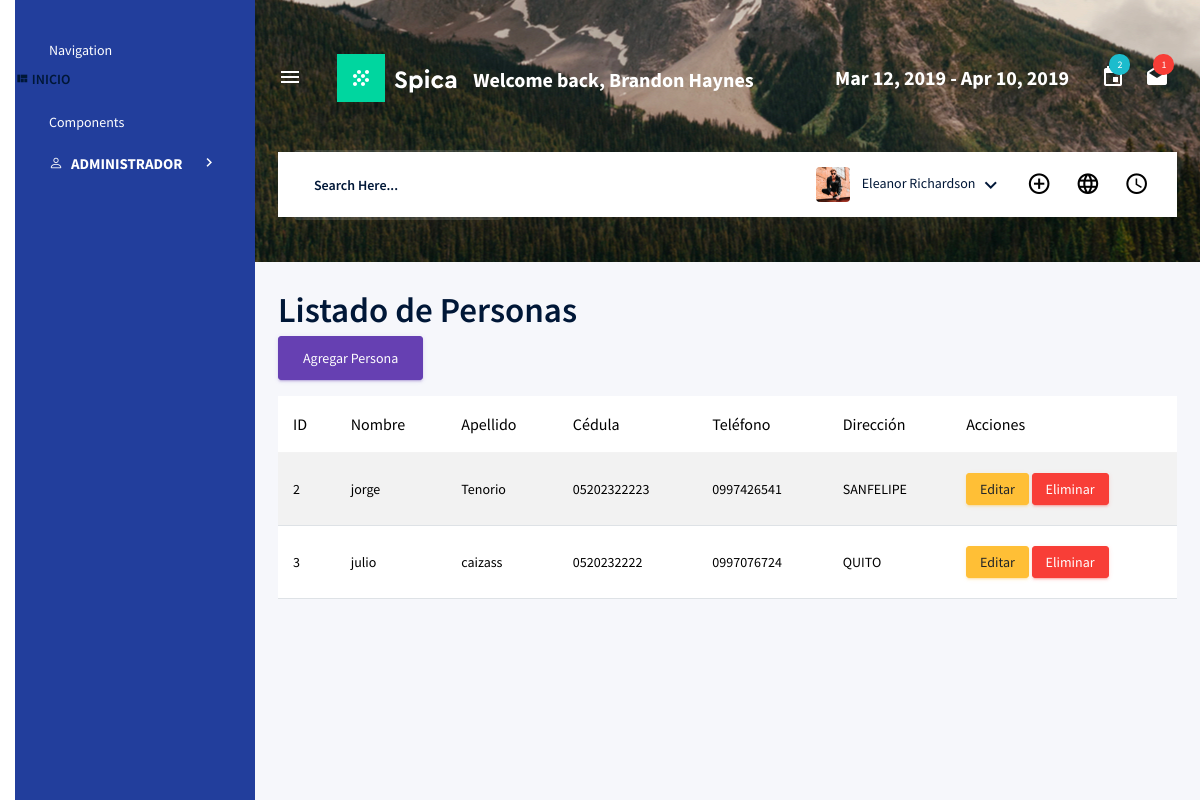
The page /personas/ on the database its author committed.
### Aplicaciones/mascota/models.py (models this page shows, shortened)
class Persona(models.Model):
    nombre = models.CharField(max_length=100)
    apellido = models.CharField(max_length=100)
    cedula = models.CharField(max_length=20, unique=True)
    telefono = models.CharField(max_length=20)
    direccion = models.CharField(max_length=200)

### Aplicaciones/mascota/views.py (the view)
# urls.py: path('personas/', views.listar_personas, name='listar_personas'),
def listar_personas(request):
    personas = Persona.objects.all()
    return render(request, 'mascotas/listar_personas.html', {'personas': personas})

### Aplicaciones/mascota/templates/mascotas/listar_personas.html (shortened to what this page needs)
{% extends './index.html' %}
{% block body %}
<h1>Listado de Personas</h1>
<a href="{% url 'crear_persona' %}" class="btn btn-primary mb-3">Agregar Persona</a>
<table class="table table-striped">
    <thead>
        <tr>
            <th>ID</th><th>Nombre</th><th>Apellido</th><th>Cédula</th><th>Teléfono</th><th>Dirección</th><th>Acciones</th>
        </tr>
    </thead>
    <tbody>
        {% for persona in personas %}
        <tr>
            <td>{{ persona.id }}</td>
            <td>{{ persona.nombre }}</td>
            <td>{{ persona.apellido }}</td>
            <td>{{ persona.cedula }}</td>
            <td>{{ persona.telefono }}</td>
            <td>{{ persona.direccion }}</td>
            <td>
                <a href="{% url 'editar_persona' persona.id %}" class="btn btn-warning btn-sm">Editar</a>
                <a href="{% url 'eliminar_persona' persona.id %}" class="btn btn-danger btn-sm" onclick="return confirm('¿Eliminar esta persona?');">Eliminar</a>
            </td>
        </tr>
        {% empty %}
        <tr><td colspan="7">No hay personas registradas.</td></tr>
        {% endfor %}
    </tbody>
</table>
{% endblock %}

### Aplicaciones/mascota/templates/mascotas/index.html (shortened to what this page needs)
{% load static %}
<!DOCTYPE html>
<html lang="en">
<head>
    <link rel="stylesheet" href="https://cdn.jsdelivr.net/npm/bootstrap-icons@1.10.5/font/bootstrap-icons.css">
    <link rel="stylesheet" href="https://cdnjs.cloudflare.com/ajax/libs/bootstrap/5.3.3/css/bootstrap.min.css" />
    <link rel="stylesheet" href="https://cdnjs.cloudflare.com/ajax/libs/font-awesome/6.7.2/css/all.min.css" />
    </head>
    <body class="container-fluid">
    <link rel="stylesheet" href="//cdn.datatables.net/2.3.1/css/dataTables.dataTables.min.css">
    <link rel="stylesheet" href="https://cdnjs.cloudflare.com/ajax/libs/bootstrap-fileinput/5.5.4/css/fileinput.min.css" />
  <link rel="stylesheet" href="{% static 'plantilla/spica/vendors/mdi/css/materialdesignicons.min.css' %}">
  <link rel="stylesheet" href="{% static 'plantilla/spica/vendors/css/vendor.bundle.base.css' %}">
  <link rel="stylesheet" href="{% static 'plantilla/spica/css/style.css' %}">
</head>
<body>
  <div class="container-scroller d-flex">
<nav class="sidebar sidebar-offcanvas" id="sidebar">
  <ul class="nav">
    <li class="nav-item sidebar-category">
      <p>Navigation</p>
    </li>
    <li class="nav-item">
        <i class="mdi mdi-view-quilt menu-icon"></i>
        <span class="menu-title"  >INICIO</span>
    </li>
    <li class="nav-item sidebar-category">
      <p>Components</p>
    </li>
    <li class="nav-item">
      <a class="nav-link" data-toggle="collapse" href="#admin-menu" aria-expanded="false" aria-controls="admin-menu">
        <i class="bi bi-person me-2"></i>
        <span class="menu-title">ADMINISTRADOR</span>
        <i class="menu-arrow"></i>
      </a>
    </li>
  </ul>
</nav>
    <div class="container-fluid page-body-wrapper">
      <nav class="navbar col-lg-12 col-12 px-0 py-0 py-lg-4 d-flex flex-row">
        <div class="navbar-menu-wrapper d-flex align-items-center justify-content-end">
          <button class="navbar-toggler navbar-toggler align-self-center" type="button" data-toggle="minimize">
            <span class="mdi mdi-menu"></span>
          </button>
          <div class="navbar-brand-wrapper">
            <a class="navbar-brand brand-logo" href="index.html"><img src="{% static 'plantilla/spica/images/logo.svg' %}" alt="logo"/></a>
          </div>
          <h4 class="font-weight-bold mb-0 d-none d-md-block mt-1">Welcome back, Brandon Haynes</h4>
          <ul class="navbar-nav navbar-nav-right">
            <li class="nav-item">
              <h4 class="mb-0 font-weight-bold d-none d-xl-block">Mar 12, 2019 - Apr 10, 2019</h4>
            </li>
            <li class="nav-item dropdown mr-1">
              <a class="nav-link count-indicator dropdown-toggle d-flex justify-content-center align-items-center" id="messageDropdown" href="#" data-toggle="dropdown">
                <i class="mdi mdi-calendar mx-0"></i>
                <span class="count bg-info">2</span>
              </a>
            </li>
            <li class="nav-item dropdown mr-2">
              <a class="nav-link count-indicator dropdown-toggle d-flex align-items-center justify-content-center" id="notificationDropdown" href="#" data-toggle="dropdown">
                <i class="mdi mdi-email-open mx-0"></i>
                <span class="count bg-danger">1</span>
              </a>
            </li>
          </ul>
        </div>
        <div class="navbar-menu-wrapper navbar-search-wrapper d-none d-lg-flex align-items-center">
          <ul class="navbar-nav mr-lg-2">
            <li class="nav-item nav-search d-none d-lg-block">
              <div class="input-group">
                <input type="text" class="form-control" placeholder="Search Here..." aria-label="search" aria-describedby="search">
              </div>
            </li>
          </ul>
          <ul class="navbar-nav navbar-nav-right">
            <li class="nav-item nav-profile dropdown">
              <a class="nav-link dropdown-toggle" href="#" data-toggle="dropdown" id="profileDropdown">
                <img src="images/faces/face5.jpg" alt="profile"/>
                <span class="nav-profile-name">Eleanor Richardson</span>
              </a>
            </li>
            <li class="nav-item">
              <a href="#" class="nav-link icon-link">
                <i class="mdi mdi-plus-circle-outline"></i>
              </a>
            </li>
            <li class="nav-item">
              <a href="#" class="nav-link icon-link">
                <i class="mdi mdi-web"></i>
              </a>
            </li>
            <li class="nav-item">
              <a href="#" class="nav-link icon-link">
                <i class="mdi mdi-clock-outline"></i>
              </a>
            </li>
          </ul>
        </div>
      </nav>
      <div class="main-panel">
        <div class="content-wrapper">
      {% block body %}
      {% endblock %}
    </div>
      </div>
    </div>
  </div>
</body>
</html>

### rows shown on the page
Persona: id "2", nombre "jorge", apellido "Tenorio", cedula "05202322223", telefono "0997426541", direccion "SANFELIPE"
Persona: id "3", nombre "julio", apellido "caizass", cedula "0520232222", telefono "0997076724", direccion "QUITO"
